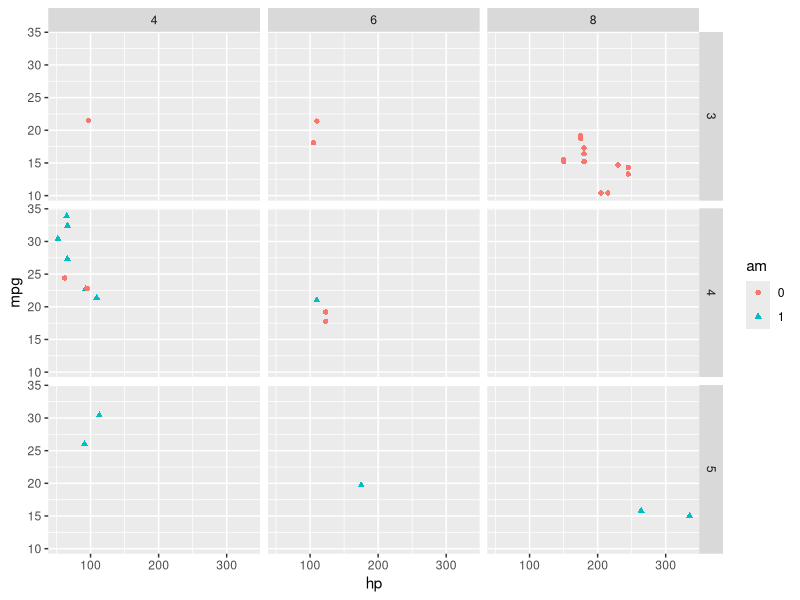
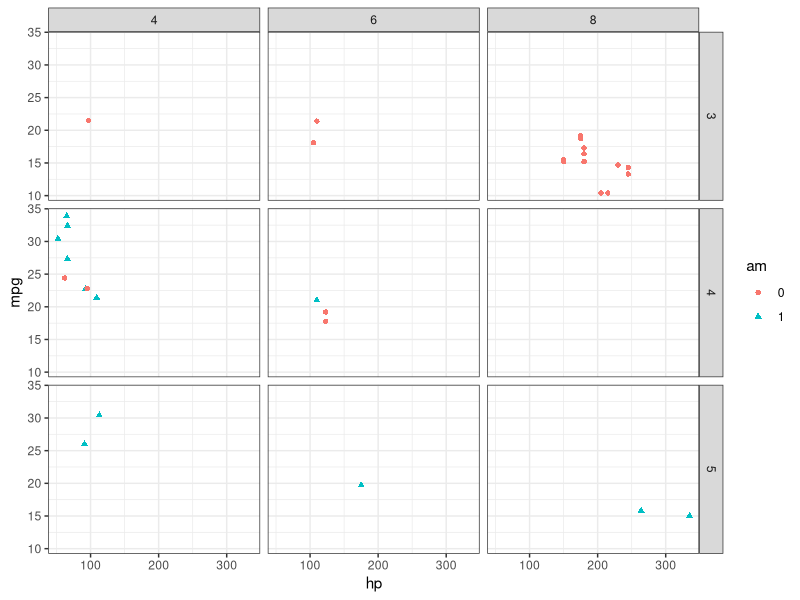
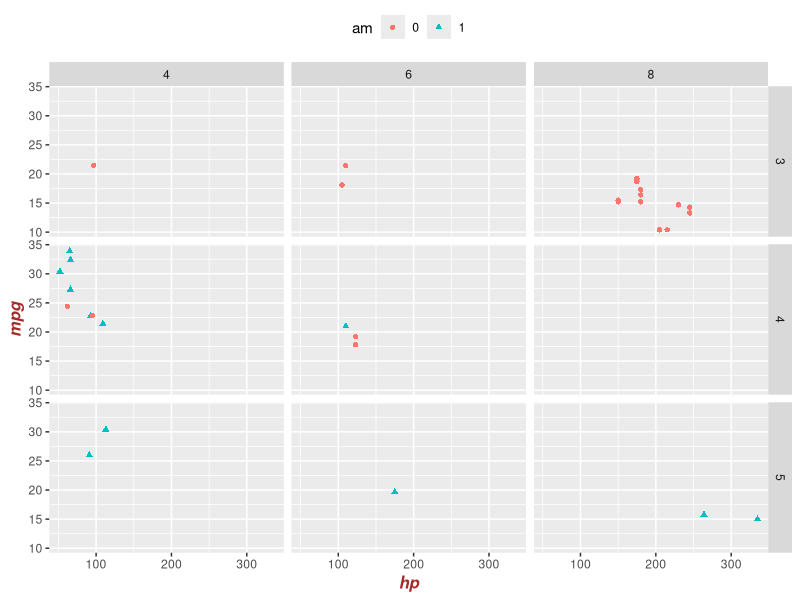

These charts were generated, in order, by the following R code:
#qplot : par and theme
#continue from 1a-qplot.R

library(ggplot2)
df = mtcars
df$gear = factor(df$gear)
df$am = factor(df$am)
df$cyl = factor(df$cyl)
p = qplot(hp, mpg, data=df, shape=am, color=am, facets = gear ~ cyl)
p

# White background and black grid lines
p + theme_bw()

# Large brown bold italics labels# and legend placed at top of plot
p + theme(axis.title=element_text(face="bold.italic", size="12", color="brown"), legend.position="top")
